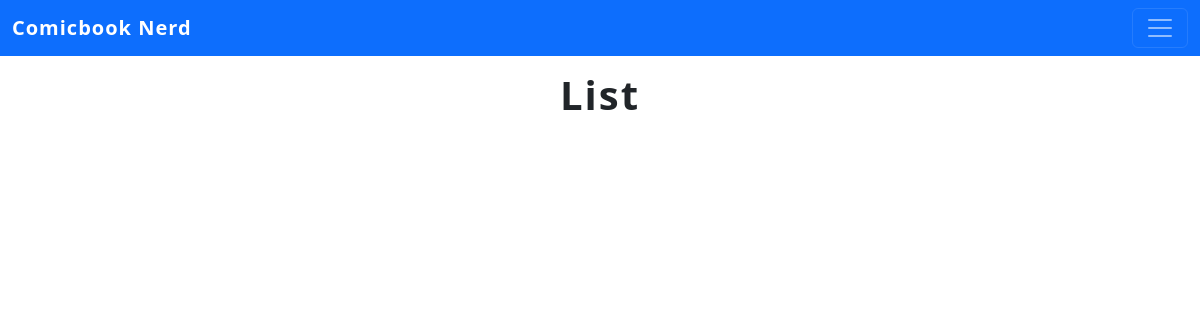
Page /posts/list/ on the earlier database version.
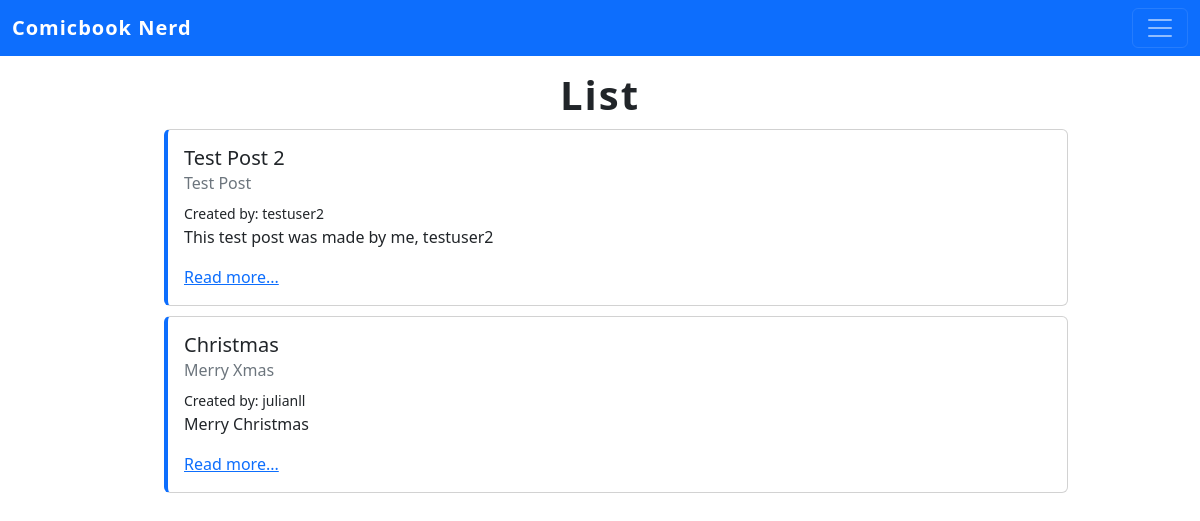
Same page on the later database version.
### posts/models.py (models this page shows, shortened)
class Post(models.Model):
    title = models.CharField(max_length=256)
    subtitle = models.CharField(max_length=256)
    body = models.TextField()
    created_on = models.DateTimeField(auto_now_add=True)
    author = models.ForeignKey(
        get_user_model(),
        on_delete=models.CASCADE
    )
    status = models.ForeignKey(
        Status,
        on_delete=models.CASCADE,
        default=2
    )

### posts/views.py (the view)
# urls.py: path('list/', views.PostListView.as_view(), name='list'),
class PostListView(ListView):
    template_name = "posts/list.html"
    model = Post
    def get_context_data(self, **kwargs):
        context = super().get_context_data(**kwargs)
        status = Status.objects.get(id=1)
        context["post_list"] = Post.objects.filter(
            status=status).order_by("created_on").reverse()
        return context

### templates/posts/list.html (shortened to what this page needs)
{% extends 'base.html' %}
{% block content %}
<h1>List</h1>
<ul>
    {% for post in post_list %}
    <div class="card" >
        <div class="card-body">
            <h5 class="card-title">{{post.title}}</h5>
            <h6 class="card-subtitle mb-2 text-muted">{{post.subtitle}}</h6>
            <small class="card-text">Created by: {{post.author}}</small>
            <p class="card-text">{{post.body|truncatechars:500}}</p>
            <a href="{% url 'detail' post.id %}" class="card-link">Read more...</a>
        </div>
    </div>
    {% endfor %}
</ul>
{% endblock content %}

Differences in the rows shown:
now on this page (row edited): Post: title "Test Post 2", subtitle "Test Post", author "testuser2", body "This test post was made by me, testuser2"
now on this page (row edited): Post: title "Christmas", subtitle "Merry Xmas", author "julianll", body "Merry Christmas"
